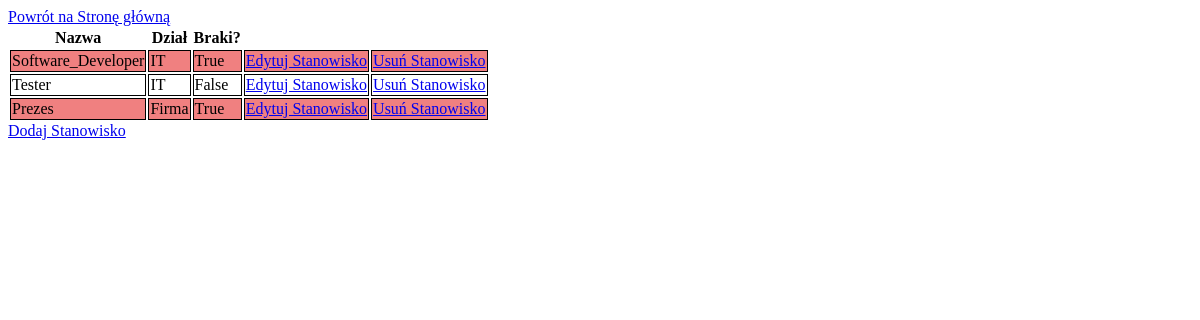
Page /polls/stanowiska/ on the earlier database version.
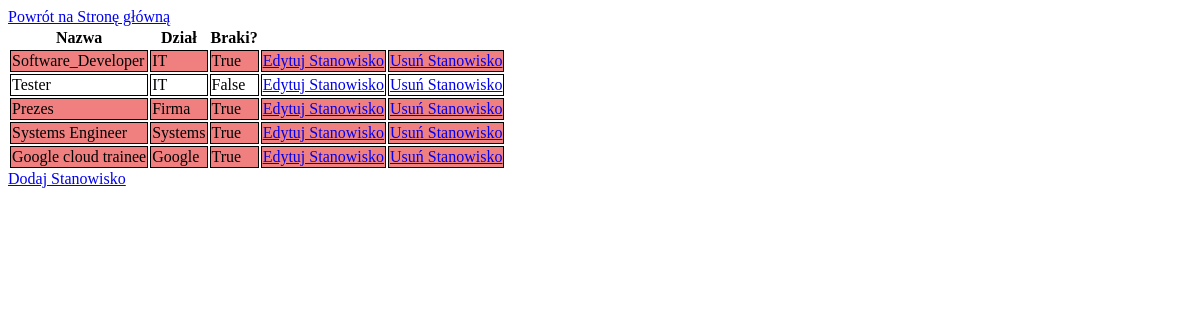
Same page on the later database version.
### polls/models.py (models this page shows, shortened)
class Stanowiska(models.Model):
    nazwa = models.CharField(max_length=100)
    dzial = models.CharField(max_length=100)
    braki = models.BooleanField(default=1)

### polls/views.py (the view)
# urls.py: path('stanowiska/', views.detail_stanowiska),
def detail_stanowiska(request):
    stanowiska = Stanowiska.objects.all()
    template = loader.get_template('polls/stanowiska.html')
    context = {
        'stanowiska': stanowiska,
    }
    return HttpResponse(template.render(context, request))

### polls/templates/polls/stanowiska.html
{% load static %}
<link rel="stylesheet" type="text/css" href="{% static 'polls/style.css' %}" />
<a href="{% url 'start' %}">Powrót na Stronę główną</a>
{% if stanowiska %}
<table>
  <tr>
    <th>Nazwa</th>
    <th>Dział</th>
    <th>Braki?</th>
  </tr>
  {% for stanowisko in stanowiska %}
  <tr class="{% if stanowisko.braki %} braki {% endif %}">
    <td>{{stanowisko.nazwa}}</td>
    <td>{{stanowisko.dzial}}</td>
    <td>{{stanowisko.braki}}</td>
    <td><a href="/polls/edycja_stanowiska/{{stanowisko.id}}/">Edytuj Stanowisko</a></td>
    <td><a href="/polls/usun_stanowisko/{{stanowisko.id}}/">Usuń Stanowisko</a></td>
  </tr>
  {% endfor %}
</table>
{% else %}
<p>No polls are available.</p>
{% endif %}
<a href="/polls/formularz_stanowiska/">Dodaj Stanowisko</a>

Differences in the rows shown:
added Stanowiska: nazwa "Systems Engineer", dzial "Systems", braki "True"
added Stanowiska: nazwa "Google cloud trainee", dzial "Google", braki "True"
